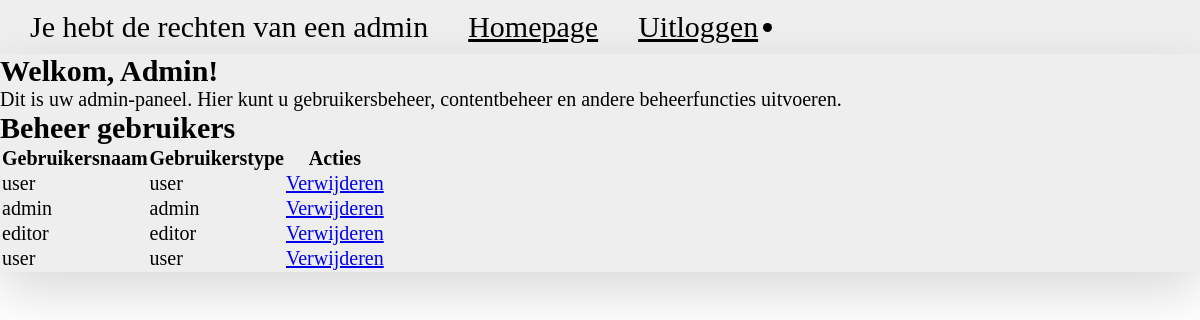
The app's page /Public/admin.php (signed in) with its own data.
### tables this page shows
CREATE TABLE users (id INTEGER PRIMARY KEY, username TEXT NOT NULL, password TEXT NOT NULL, user_type TEXT NOT NULL, image BLOB);

### Private/functions.php (called while the page is built, shortened)
<?php
function get_all_users(){
    global $db;
    $stmt = $db->prepare('SELECT * FROM users');
    $result = $stmt->execute();
    $users = array();
    while($row = $result->fetchArray(SQLITE3_ASSOC)) {
        $users[] = $row;
    }
    return $users;
}
?>

### Public/admin.php (the view, shortened to what this page needs)
<?php
require_once('../Private/functions.php');
?>
<!DOCTYPE html>
<html lang="en">
<head>
    <link rel="stylesheet" href="styles/style.css">
</head>
<header class="header">
        <nav class="header__nav">
            <ul class="header__ul">
                <li class="header__listItem">
                    <p class="listItem__p">Je hebt de rechten van een <?php echo $_SESSION['user_type'];?></p>
                </li>
                <li class="header__listItem">
                    <a class="listItem__link" href="home.php">Homepage</a>
                </li>
                <li class="header__listItem">
                    <a class="listItem__link" href="uitloggen.php">Uitloggen</a>
                </li>
            </ul>
        </nav>
    </header>
<body>
<div class="header">
    <div class="main-content">
      <h2 class="admin-h2">Welkom, Admin!</h2>
      <p class="">Dit is uw admin-paneel. Hier kunt u gebruikersbeheer, contentbeheer en andere beheerfuncties uitvoeren.</p>
    </div>
    <div class="main-content">
  <h2>Beheer gebruikers</h2>
  <table>
    <thead>
      <tr>
        <th>Gebruikersnaam</th>
        <th>Gebruikerstype</th>
        <th>Acties</th>
      </tr>
    </thead>
    <tbody>
      <?php
        $users = get_all_users();
        foreach($users as $user) {
          echo "<tr>";
          echo "<td>" . $user['username'] . "</td>";
          echo "<td>" . $user['user_type'] . "</td>";
          echo "<td><a href='delete_user.php?id=" . $user['id'] . "'>Verwijderen</a></td>";
          echo "</tr>";
        }
      ?>
    </tbody>
  </table>
</div>
</body>
</html>

### Public/styles/style.css (style rules this page uses)
* { margin: 0; padding: 0; box-sizing: border-box; }
html { font-size: 62.5%; }
.header { width: 100%; margin: auto; background: #EEEEEE; box-shadow: 0 2rem 5rem rgba(0, 0, 0, 0.15); font-size: 3rem; }
.header__nav { width: 100%; display: flex; justify-content: space-between; align-items: center; padding: 0rem 2rem; }
.header__ul { display: flex; align-items: center; justify-content: center; gap: 2rem; }
.header__listItem { padding: 1rem; border-radius: 2rem; list-style: none; }
.listItem__link { color: black; }
.main-content { font-size: 2rem; }

### records on screen
users: username "user", user_type "user"
users: username "admin", user_type "admin"
users: username "editor", user_type "editor"
users: username "user", user_type "user"

### other values on screen
$_SESSION['user_type'] "admin"
